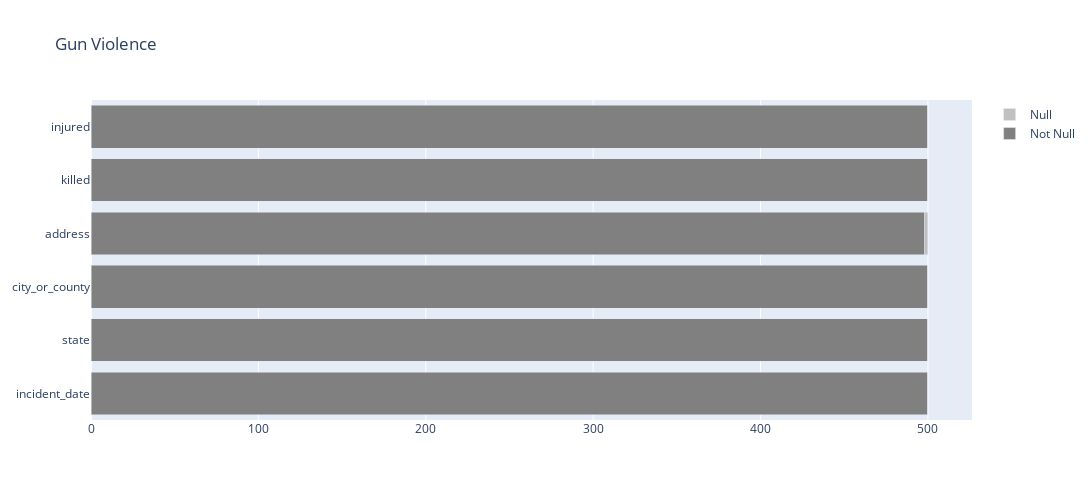

The code cell stored with this chart in its notebook:
### Code cell
# task 1: dropping columns that have 60% or more of missing data
df_violence_v1 = hp.drop_60_missings(df_violence)
# `address` column has two missing values. No action needed to take against as the only suitable one is `fillna('ffill')`
# which is suitable in execution but not vaild for data so that it misleads gun shoot incident address
# recheck NaNs
hp.explore_nans(df_violence_v1, 'Gun Violence')

### Figure 1 — Plotly figure (JSON) as saved in the notebook; plotly's stock layout.template omitted (floating-point values rounded to 4 significant figures)
{"data": [{"marker": {"color": "rgb(128,128,128)"}, "name": "Not Null", "orientation": "h", "type": "bar", "x": [500, 500, 500, 498, 500, 500], "y": ["incident_date", "state", "city_or_county", "address", "killed", "injured"]}, {"marker": {"color": "rgb(192,192,192)"}, "name": "Null", "orientation": "h", "type": "bar", "x": [0, 0, 0, 2, 0, 0], "y": ["incident_date", "state", "city_or_county", "address", "killed", "injured"]}], "layout": {"barmode": "stack", "height": 500, "title": {"text": "Gun Violence"}, "width": 1200}}
